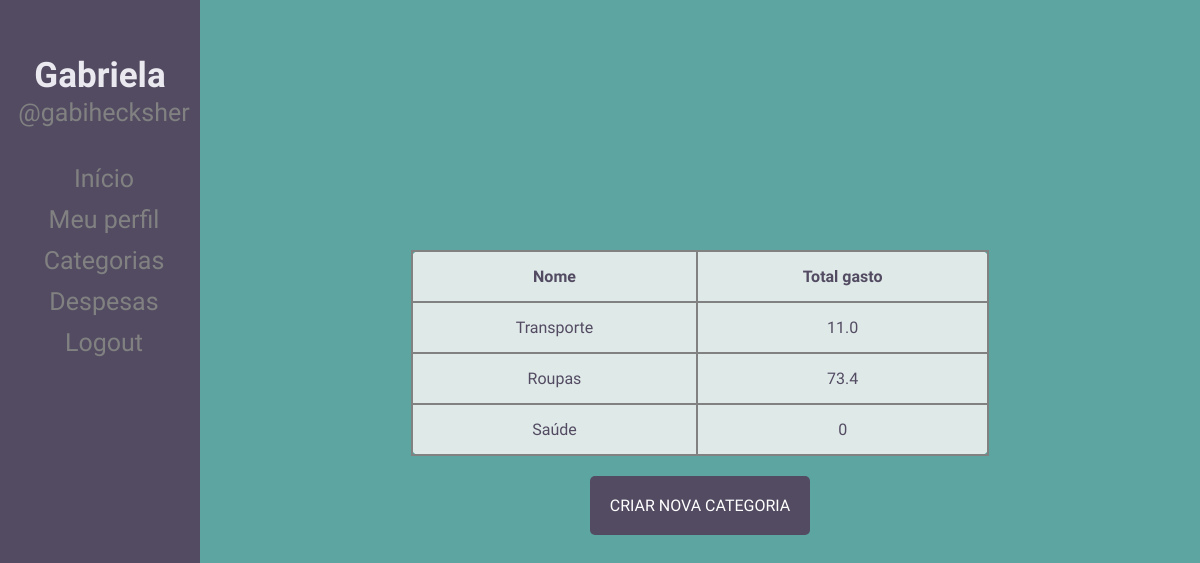
/categories (signed in), run on the app's committed database.
### poupapig/models.py (models this page shows)
class Category(models.Model):
	user = models.ForeignKey('auth.User', default="", on_delete=models.CASCADE)
	name = models.CharField(max_length=200)
	def __str__(self):
		return self.name

### poupapig/views.py (the view)
# urls.py: path('categories', views.show_categories, name='show_categories'),
def show_categories(request):
    categories = Category.objects.filter(user = request.user)
    expenses = Expense.objects.all()
    total_per_category = []
    print("----------------------------")
    for category in categories:
        total = 0
        for expense in expenses:
            if expense.category == category:
                total += expense.amount
        tup = (category, total)
        print(tup)
        total_per_category.append(tup)
    print(total_per_category)
    return render(request, 'categories.html', {'total_per_category': total_per_category})

### poupapig/templates/categories.html
{% extends 'registration/base_profile.html' %}
{% load staticfiles %}
{% block content %}
    <table>
        <tr>
            <th>Nome</th>
            <th>Total gasto</th>
        </tr>
                {% for ct in total_per_category %}
                    <tr>
                        <td>{{ct.0}}</td>
                        <td>{{ct.1}}</td>
                    </tr>
                {% endfor %}
    </table>
    <a href="{% url 'new_category' %}" class="button">Criar nova categoria</a>
{% endblock %}

### poupapig/templates/registration/base_profile.html (shortened to what this page needs)
{% load staticfiles %}
<!doctype html>
<html>
    <head>
        <link href="{% static 'css/style_profile.css' %}" rel="stylesheet">
    </head>
    <body>
        <div class="sidenav">
            <h2> {{user.first_name}} </h2>
            <p> @{{user.username}} </p>
            <a href="{% url 'index_profile' %}">Início</a>
            <a href="{% url 'user_infos' %}">Meu perfil</a>
            <a href="{% url 'show_categories' %}">Categorias</a>
            <a href="{% url 'expense_list' %}">Despesas</a>
            <a href="{% url 'logout' %}">Logout</a>
        </div>
        <div class="main">
            {% block content %}
            {% endblock %}
        </div>
    </body>
</html>

### poupapig/static/css/style_profile.css (style rules this page uses)
body { background-color: #5DA5A1; color: #534B62; font-family: 'Muli', sans-serif; padding-left: 40px; text-align: center; }
.button { color: #fff !important; text-transform: uppercase; text-decoration: none; background: #534B62; padding: 20px; border-radius: 5px; display: inline-block; border: none; margin-top: 20px; }
table { text-align: center; margin: 0 auto; margin-top: 250px; padding: 20px; background-color: rgba(255, 250, 250, 0.8); border-collapse: collapse; width: 60%; }
table, th, td { border: 2px solid #818181; border-radius: 10px; }
th, td { padding: 15px; }
.sidenav { height: 100%; width: 200px; position: fixed; z-index: 1; top: 0; left: 0; background-color: #534B62; overflow-x: hidden; padding-top: 20px; }
.sidenav h2 { padding: 6px 8px 0px 8px; margin-bottom: 0px; text-decoration: none; font-size: 35px; color: #ebe9f0; display: block; }
.sidenav p { margin-top:2px; padding: 0px 8px 6px 16px; text-decoration: none; font-size: 25px; color: #818181; display: block; }
.sidenav a { padding: 6px 8px 6px 16px; text-decoration: none; font-size: 25px; color: #818181; display: block; }
.main { margin-left: 160px; padding: 0px 10px; }

### data on the page
Category: name "Transporte", ct "11.0"
Category: name "Roupas", ct "73.4"
Category: name "Saúde", ct "0"

### other printed values
{{ user.first_name }} "Gabriela"
{{ user.username }} "gabihecksher"
